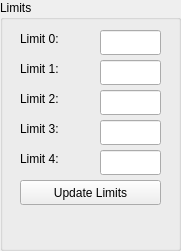
    <widget class="QGroupBox" name="groupBox_6">
     <property name="geometry">
      <rect>
       <x>520</x>
       <y>40</y>
       <width>181</width>
       <height>251</height>
      </rect>
     </property>
     <property name="title">
      <string>Limits</string>
     </property>
     <widget class="PyDMPushButton" name="PyDMPushButton_39">
      <property name="geometry">
       <rect>
        <x>20</x>
        <y>180</y>
        <width>141</width>
        <height>25</height>
       </rect>
      </property>
      <property name="toolTip">
       <string/>
      </property>
      <property name="text">
       <string>Update Limits</string>
      </property>
      <property name="alarmSensitiveContent" stdset="0">
       <bool>false</bool>
      </property>
      <property name="alarmSensitiveBorder" stdset="0">
       <bool>false</bool>
      </property>
      <property name="PyDMToolTip" stdset="0">
       <string/>
      </property>
      <property name="channel" stdset="0">
       <string>ca://${DEV}:UPDATE_LIMITS_OUT.PROC</string>
      </property>
      <property name="passwordProtected" stdset="0">
       <bool>false</bool>
      </property>
      <property name="password" stdset="0">
       <string/>
      </property>
      <property name="protectedPassword" stdset="0">
       <string/>
      </property>
      <property name="showConfirmDialog" stdset="0">
       <bool>false</bool>
      </property>
      <property name="confirmMessage" stdset="0">
       <string>Are you sure you want to proceed?</string>
      </property>
      <property name="pressValue" stdset="0">
       <string>1</string>
      </property>
      <property name="releaseValue" stdset="0">
       <string>None</string>
      </property>
      <property name="relativeChange" stdset="0">
       <bool>false</bool>
      </property>
      <property name="writeWhenRelease" stdset="0">
       <bool>false</bool>
      </property>
     </widget>
     <widget class="PyDMLineEdit" name="PyDMLineEdit_28">
      <property name="geometry">
       <rect>
        <x>100</x>
        <y>120</y>
        <width>61</width>
        <height>25</height>
       </rect>
      </property>
      <property name="toolTip">
       <string/>
      </property>
      <property name="precision" stdset="0">
       <number>0</number>
      </property>
      <property name="showUnits" stdset="0">
       <bool>false</bool>
      </property>
      <property name="precisionFromPV" stdset="0">
       <bool>true</bool>
      </property>
      <property name="alarmSensitiveContent" stdset="0">
       <bool>false</bool>
      </property>
      <property name="alarmSensitiveBorder" stdset="0">
       <bool>false</bool>
      </property>
      <property name="PyDMToolTip" stdset="0">
       <string/>
      </property>
      <property name="channel" stdset="0">
       <string>ca://${DEV}:LIMIT_IDX3</string>
      </property>
     </widget>
     <widget class="PyDMLineEdit" name="PyDMLineEdit_29">
      <property name="geometry">
       <rect>
        <x>100</x>
        <y>90</y>
        <width>61</width>
        <height>25</height>
       </rect>
      </property>
      <property name="toolTip">
       <string/>
      </property>
      <property name="precision" stdset="0">
       <number>0</number>
      </property>
      <property name="showUnits" stdset="0">
       <bool>false</bool>
      </property>
      <property name="precisionFromPV" stdset="0">
       <bool>true</bool>
      </property>
      <property name="alarmSensitiveContent" stdset="0">
       <bool>false</bool>
      </property>
      <property name="alarmSensitiveBorder" stdset="0">
       <bool>false</bool>
      </property>
      <property name="PyDMToolTip" stdset="0">
       <string/>
      </property>
      <property name="channel" stdset="0">
       <string>ca://${DEV}:LIMIT_IDX2</string>
      </property>
     </widget>
     <widget class="PyDMLineEdit" name="PyDMLineEdit_30">
      <property name="geometry">
       <rect>
        <x>100</x>
        <y>30</y>
        <width>61</width>
        <height>25</height>
       </rect>
      </property>
      <property name="toolTip">
       <string/>
      </property>
      <property name="precision" stdset="0">
       <number>0</number>
      </property>
      <property name="showUnits" stdset="0">
       <bool>false</bool>
      </property>
      <property name="precisionFromPV" stdset="0">
       <bool>true</bool>
      </property>
      <property name="alarmSensitiveContent" stdset="0">
       <bool>false</bool>
      </property>
      <property name="alarmSensitiveBorder" stdset="0">
       <bool>false</bool>
      </property>
      <property name="PyDMToolTip" stdset="0">
       <string/>
      </property>
      <property name="channel" stdset="0">
       <string>ca://${DEV}:LIMIT_IDX0</string>
      </property>
     </widget>
     <widget class="PyDMLineEdit" name="PyDMLineEdit_31">
      <property name="geometry">
       <rect>
        <x>100</x>
        <y>60</y>
        <width>61</width>
        <height>25</height>
       </rect>
      </property>
      <property name="toolTip">
       <string/>
      </property>
      <property name="precision" stdset="0">
       <number>0</number>
      </property>
      <property name="showUnits" stdset="0">
       <bool>false</bool>
      </property>
      <property name="precisionFromPV" stdset="0">
       <bool>true</bool>
      </property>
      <property name="alarmSensitiveContent" stdset="0">
       <bool>false</bool>
      </property>
      <property name="alarmSensitiveBorder" stdset="0">
       <bool>false</bool>
      </property>
      <property name="PyDMToolTip" stdset="0">
       <string/>
      </property>
      <property name="channel" stdset="0">
       <string>ca://${DEV}:LIMIT_IDX1</string>
      </property>
     </widget>
     <widget class="PyDMLineEdit" name="PyDMLineEdit_32">
      <property name="geometry">
       <rect>
        <x>100</x>
        <y>150</y>
        <width>61</width>
        <height>25</height>
       </rect>
      </property>
      <property name="toolTip">
       <string/>
      </property>
      <property name="precision" stdset="0">
       <number>0</number>
      </property>
      <property name="showUnits" stdset="0">
       <bool>false</bool>
      </property>
      <property name="precisionFromPV" stdset="0">
       <bool>true</bool>
      </property>
      <property name="alarmSensitiveContent" stdset="0">
       <bool>false</bool>
      </property>
      <property name="alarmSensitiveBorder" stdset="0">
       <bool>false</bool>
      </property>
      <property name="PyDMToolTip" stdset="0">
       <string/>
      </property>
      <property name="channel" stdset="0">
       <string>ca://${DEV}:LIMIT_IDX4</string>
      </property>
     </widget>
     <widget class="PyDMLabel" name="PyDMLabel_177">
      <property name="geometry">
       <rect>
        <x>20</x>
        <y>90</y>
        <width>66</width>
        <height>17</height>
       </rect>
      </property>
      <property name="toolTip">
       <string/>
      </property>
      <property name="text">
       <string>Limit 2:</string>
      </property>
     </widget>
     <widget class="PyDMLabel" name="PyDMLabel_178">
      <property name="geometry">
       <rect>
        <x>20</x>
        <y>30</y>
        <width>66</width>
        <height>17</height>
       </rect>
      </property>
      <property name="toolTip">
       <string/>
      </property>
      <property name="text">
       <string>Limit 0:</string>
      </property>
     </widget>
     <widget class="PyDMLabel" name="PyDMLabel_179">
      <property name="geometry">
       <rect>
        <x>20</x>
        <y>120</y>
        <width>66</width>
        <height>17</height>
       </rect>
      </property>
      <property name="toolTip">
       <string/>
      </property>
      <property name="text">
       <string>Limit 3:</string>
      </property>
     </widget>
     <widget class="PyDMLabel" name="PyDMLabel_180">
      <property name="geometry">
       <rect>
        <x>20</x>
        <y>150</y>
        <width>66</width>
        <height>17</height>
       </rect>
      </property>
      <property name="toolTip">
       <string/>
      </property>
      <property name="text">
       <string>Limit 4:</string>
      </property>
     </widget>
     <widget class="PyDMLabel" name="PyDMLabel_181">
      <property name="geometry">
       <rect>
        <x>20</x>
        <y>60</y>
        <width>66</width>
        <height>17</height>
       </rect>
      </property>
      <property name="toolTip">
       <string/>
      </property>
      <property name="text">
       <string>Limit 1:</string>
      </property>
     </widget>
    </widget>
